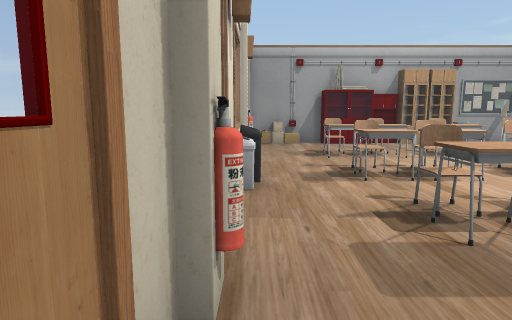
[1] (above)

12 first-person views from a walk through a Unity game level. The camera is 1.2 m above the floor, tilts 8° down and sees 75° across. The floor is counted in squares, 1 m on a side. Each view is taken from the middle of a square. On the plan, view 1 faces up. The plan holds only what a view shows up to about 14 squares ahead; the rest is blank. The player is left out. Some surface patterns are stand-ins.

[2]
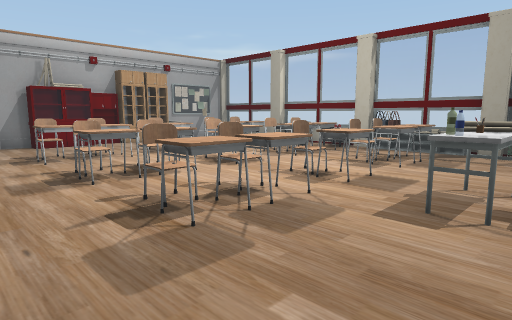

[3]
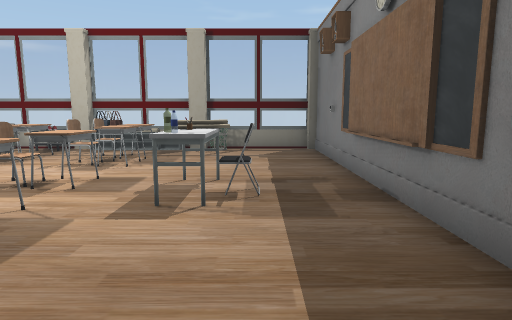

[4]
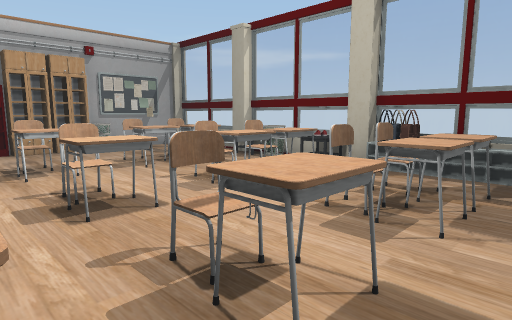

[5]
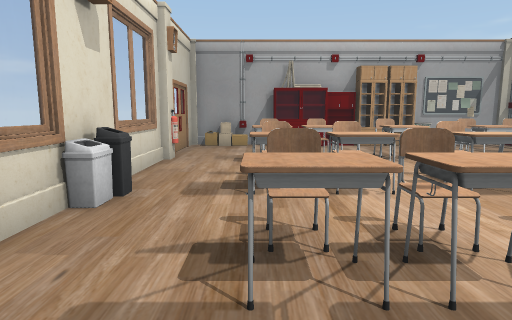

[6]
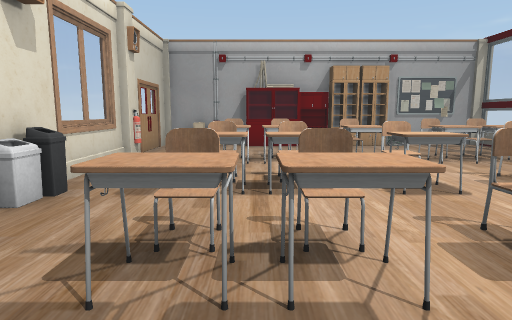

[7]
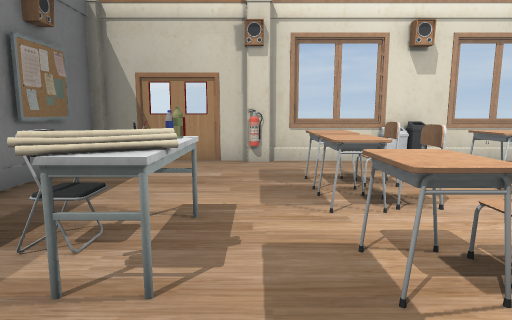

[8]
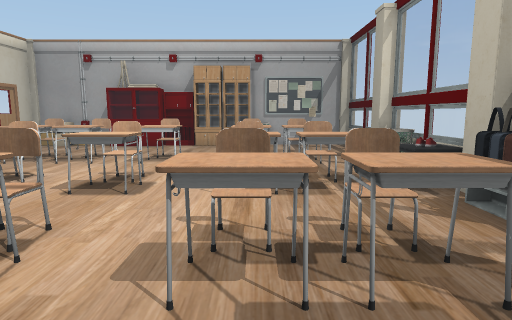

[9]
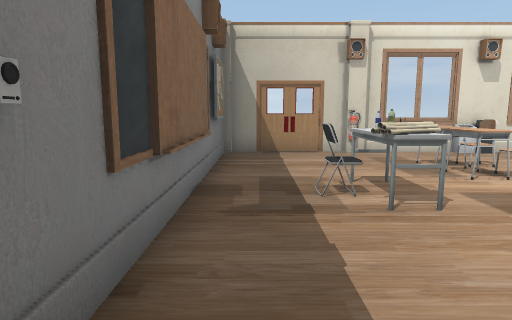

[10]
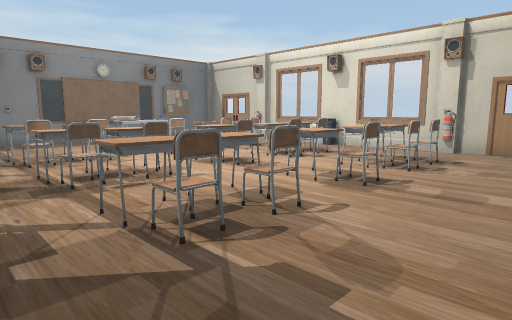

[11]
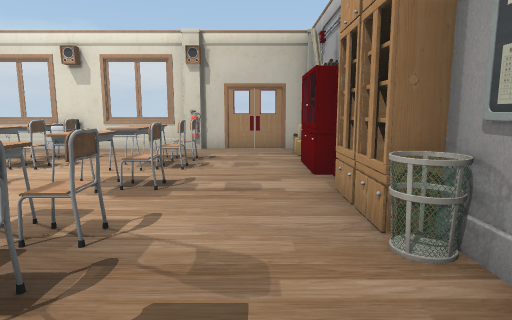

[12]
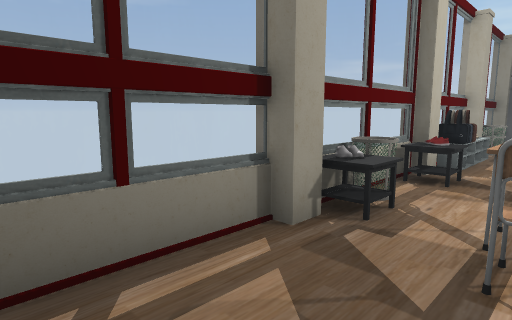

### Floor plan
Points are (right, up) in squares from view 1. A wall is a line through its corners. A room is listed if a view was taken in it or the views show most of it. See-through windows are left out.
Room 1 (views 1, 2, 3, 4, 5, 6, 7, 8, 9, 10, 11, 12)
walls: (11.5, 6) (11.5, 9.8); (0, 5.1) (-0.7, 5.1); (11.5, 10.2) (11.5, 13.8); (0, 2.2) (0, 1.7); (-0.5, 9.6) (-0.5, 2.2); (-0.5, 1.9) (-0.5, -2) (10.5, -2); (2.7, 13.8) (-0.5, 13.8) (-0.5, 10.1); (9.5, 13.8) (7.5, 13.8); (11.5, -1.9) (11.5, 5.6)
low walls: (0.1, 5.7) (-0.4, 5.7); (0, 6.1) (0, 5.1)
objects: other object (2, 3); other object (2, 4) to (3, 4); other object (2, 6); other object (2, 7); other object (2, 9); other object (2, 10); other object (3, 3) to (4, 3); other object (3, 6) to (4, 6); other object (3, 9) to (4, 10); other object (3, 13) to (4, 13); other object (4, 1); other object (4, 4); other object (4, 7); other object (4, 10); other object (5, 0); other object (5, 1); other object (5, 2); other object (5, 3) to (6, 3); other object (5, 4); other object (5, 7); other object (5, 9) to (6, 10); other object (5, 10); other object (5, 14); other object (6, 1); other object (6, 6); other object (6, 13) to (6, 14); other object (7, 13) to (8, 14); other object (8, 3); other object (8, 4); other object (8, 6); other object (8, 7); other object (8, 9); other object (8, 10); other object (9, 3); other object (9, 4); other object (9, 6); other object (9, 7); other object (9, 9); other object (9, 10); other object (10, 14); other object (11, -2); other object (11, 1); other object (11, 2); other object (11, 3) to (11, 5); other object (11, 6); other object (11, 7); other object (11, 8); other object (11, 9); other object (11, 10); other object (11, 14)

Where each view was taken, in squares from view 1:
view 1: 0 up, 0 right, facing up
view 2: 0 up, 0 right, facing up-right
view 3: 0 up, 0 right, facing right
view 4: 2 up, 4 right, facing up-right
view 5: 1 up, 2 right, facing up
view 6: 1 up, 3 right, facing up
view 7: 2 up, 8 right, facing left
view 8: 1 up, 8 right, facing up
view 9: 1 down, 10 right, facing left
view 10: 13 up, 11 right, facing down-left
view 11: 12 up, 11 right, facing left
view 12: 13 up, 9 right, facing down-right
